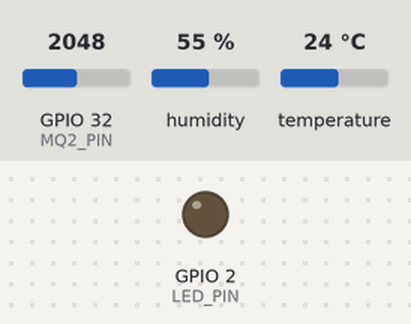
Recording of a sketch running on a simulated ESP32. Parts: output pins drawn as LEDs (lit = HIGH). The test bench sets the inputs (shaded band); at power-on: temperature 24 °C, GPIO 32 (MQ2_PIN) = 2048, humidity 55 %. What the sketch prints to the serial monitor is not drawn.

Above: at 1.8 s.
1.9 s: temperature set to 28 °C
3.4 s: temperature set to 31 °C
At 4.9 s:
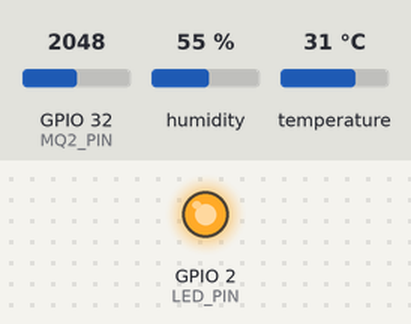
8.6 s: temperature set to 12 °C
At 11.2 s:
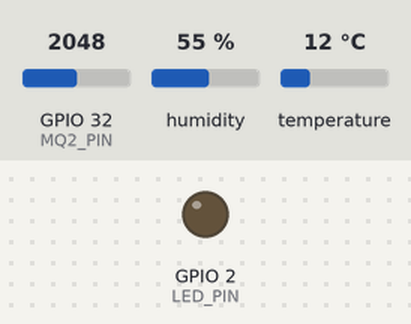
11.6 s: temperature set to 33 °C
At 13.6 s:
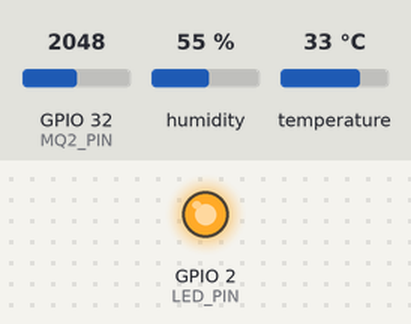
Timing chart, 0 to 14.6 s (numbered marks = the images above; inputs shaded):
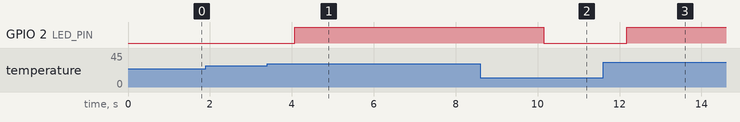

Measured:
- the behaviour switches between 29 and 30 °C on temperature (found by bisection; images 0 and 1)
- after the input at 1.9 s, every drawn part: stays the same
- after the input at 3.4 s, GPIO 2 (LED_PIN): LOW → HIGH after 0.68 s
- after the input at 8.6 s, GPIO 2 (LED_PIN): HIGH → LOW after 1.6 s
- after the input at 11.6 s, GPIO 2 (LED_PIN): LOW → HIGH after 0.58 s

The sketch:

Firefighting_1s.ino
```cpp
#include <DHT.h>

// Định nghĩa chân và loại cảm biến
#define DHTPIN 16       // Chân G16 nối với DHT11
#define DHTTYPE DHT11   // Định nghĩa loại cảm biến là DHT11
#define LED_PIN 2       // Chân G2 nối với LED
#define MQ2_PIN 32      // Chân G18 nối với MQ2

// Khởi tạo cảm biến DHT
DHT dht(DHTPIN, DHTTYPE);

void setup() {
  Serial.begin(115200);
  dht.begin();

  // Cài đặt chế độ cho LED và chân analog cho MQ2
  pinMode(LED_PIN, OUTPUT);
  pinMode(MQ2_PIN, INPUT);
}

void loop() {
  // Đọc giá trị nhiệt độ và độ ẩm từ DHT11
  float humidity = dht.readHumidity();
  float temperature = dht.readTemperature();

  // Đọc giá trị từ cảm biến MQ2 (nồng độ khói)
  int mq2Value = analogRead(MQ2_PIN);

  // Kiểm tra xem có lỗi khi đọc giá trị từ DHT11 không
  if (isnan(humidity) || isnan(temperature)) {
    Serial.println("Lỗi đọc dữ liệu từ cảm biến DHT11!");
  } else {
    // In ra giá trị nhiệt độ và độ ẩm
    Serial.print("Nhiệt độ: ");
    Serial.print(temperature);
    Serial.println("°C");

    Serial.print("Độ ẩm: ");
    Serial.print(humidity);
    Serial.println("%");
  }

  // Kiểm tra giá trị MQ2 và in ra console
  if (mq2Value > 0) {
    Serial.print("Nồng độ khói (MQ2): ");
    Serial.println(mq2Value);
  } else {
    Serial.println("Không đọc được giá trị khói, kiểm tra cảm biến.");
  }

  // Điều khiển LED bật khi nhiệt độ > 29.5 độ C
  if (temperature > 29.5) {
    digitalWrite(LED_PIN, HIGH); // Bật LED
  } else {
    digitalWrite(LED_PIN, LOW);  // Tắt LED
  }

  delay(1000); // Đợi 1 giây trước khi đọc lại
}
```
